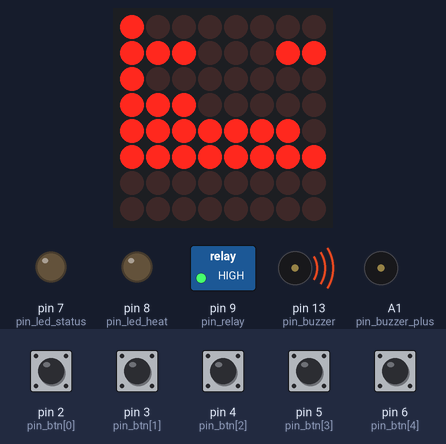
This sketch was run on a simulated Arduino Uno, built with avr-gcc and run on an emulated ATmega328P. Parts: 8×8 LED matrix, switched loads named in the sketch (green lamp = pin HIGH), output pins drawn as LEDs (lit = HIGH), buzzer (waves = sounding, pin HIGH). The inputs (shaded band) are chosen by the test bench; at power-on: pin 2 (pin_btn[0]), pin 3 (pin_btn[1]), pin 4 (pin_btn[2]), pin 5 (pin_btn[3]), pin 6 (pin_btn[4]) HIGH. EEPROM starts erased.

Above: at 3.25 s.
3.3 s: pin 4 (pin_btn[2]) pulled LOW for 0.15 s
At 3.9 s:
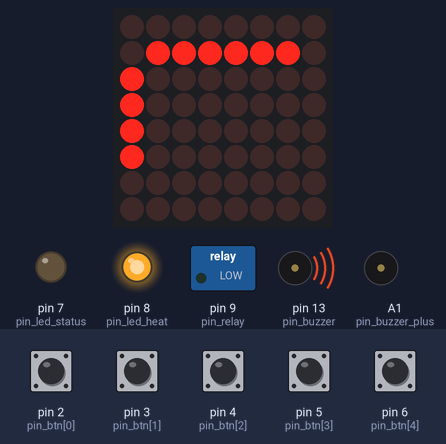
4.0 s: pin 2 (pin_btn[0]) pulled LOW for 0.15 s
At 4.8 s:
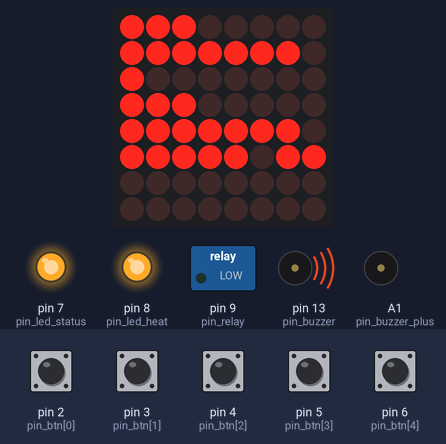
5.7 s: pin 4 (pin_btn[2]) pulled LOW for 0.15 s
At 5.95 s:
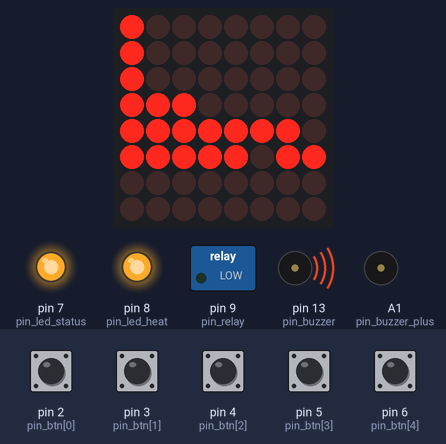
6.4 s: pin 3 (pin_btn[1]) pulled LOW for 0.15 s
At 6.8 s:
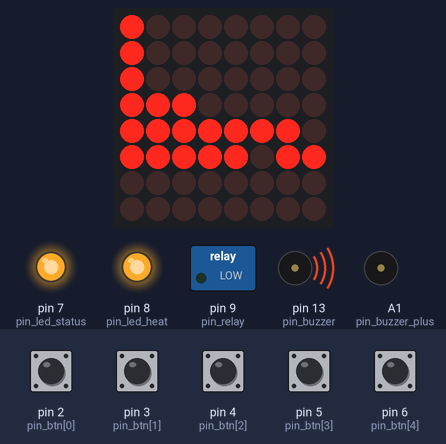
7.1 s: pin 5 (pin_btn[3]) pulled LOW for 0.15 s
At 7.4 s:
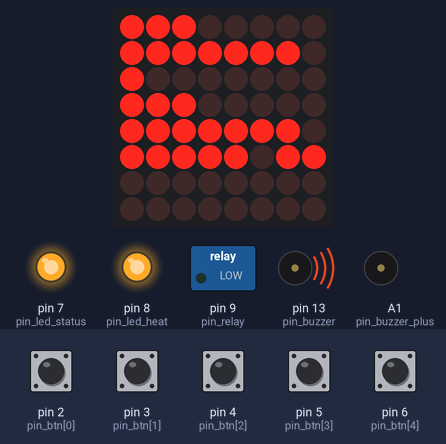
7.8 s: pin 5 (pin_btn[3]) pulled LOW for 1 s
At 10.05 s:
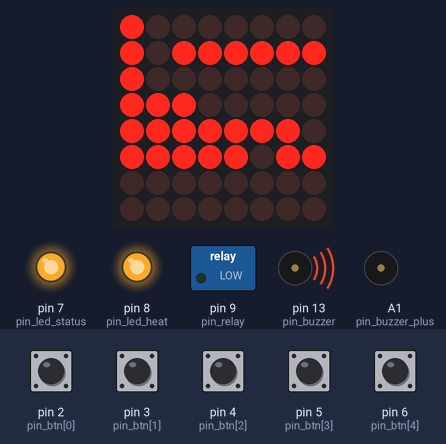
Timing chart, 0 to 11.6 s (numbered marks = the images above; inputs shaded):
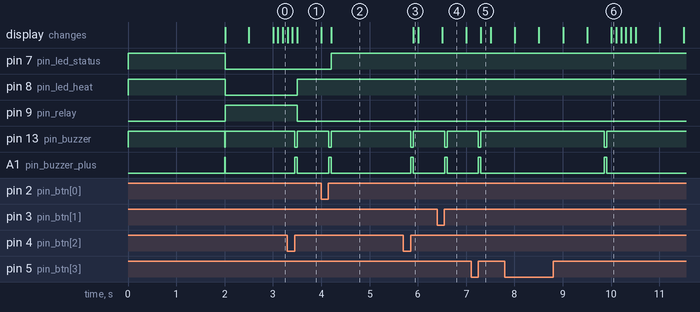

Measured:
- after the input at 3.3 s, pin 13 (pin_buzzer): HIGH → LOW after 0.15 s, → HIGH 0.05 s later; A1 (pin_buzzer_plus): LOW → HIGH after 0.15 s, → LOW 0.05 s later; the display: first differs from a run without the input after 0.20 s (image 1)
- after the input at 4.0 s, pin 7 (pin_led_status): LOW → HIGH after 0.20 s; pin 13 (pin_buzzer): HIGH → LOW after 0.15 s, → HIGH 0.05 s later; A1 (pin_buzzer_plus): LOW → HIGH after 0.15 s, → LOW 0.05 s later; the display: first differs from a run without the input after 0.20 s (image 2)
- after the input at 5.7 s, pin 13 (pin_buzzer): HIGH → LOW after 0.15 s, → HIGH 0.05 s later; A1 (pin_buzzer_plus): LOW → HIGH after 0.15 s, → LOW 0.05 s later; the display: changes after 0.20 s (image 3)
- after the input at 6.4 s, pin 13 (pin_buzzer): HIGH → LOW after 0.15 s, → HIGH 0.05 s later; A1 (pin_buzzer_plus): LOW → HIGH after 0.15 s, → LOW 0.05 s later
- after the input at 7.1 s, the display: changes after 0.20 s (image 5)

The sketch:

multipot.ino
```cpp
#include <EEPROM.h>
#include <LedControl.h>

byte max_cs_pin = 10;
byte max_clk_pin = 11;
byte max_data_pin = 12;

LedControl disp = LedControl(max_data_pin, max_clk_pin, max_cs_pin, 1);
byte max_digits = 6;

byte pin_btn[] = {2, 3, 4, 5, 6};
bool b_btn_status_p[] = {false, false, false, false, false, false};
bool b_btn_status_c[] = {false, false, false, false, false, false};
byte b_btn_state[] = {0, 0, 0, 0, 0, 0};
bool btn_pressed = false;
bool btn_pressed_timeout = false;
bool btn_pressed_action = false;
bool btn_disable = false;

bool led_status = false;
byte pin_led_status = 7;

bool led_heat = false;
byte pin_led_heat = 8;

bool relay = false;
byte pin_relay = 9;

bool buzzer = false;
bool buzzer_btn = false;
bool buzzer_cook_end = false;
byte pin_buzzer = 13;
byte pin_buzzer_plus = A1;

uint32_t now = 0;
uint32_t timer[] = {0, 0, 0, 0, 0, 0, 0};

byte charArray[] = {
  // TBCADEFG
  B01111110,
  B01100000,
  B01011101,
  B01111001,
  B01100011,
  B00111011,
  B00111111,
  B01110000,
  B01111111,
  B01111011
};

byte power = 2;
byte power_start = 2;
uint16_t msec_per_power_percent = 2000;
uint16_t msec_power_update = power * msec_per_power_percent;

uint16_t counter_start = 30 * 60;
uint16_t counter_cur = 30 * 60;

bool blinker = false;
byte work_mode_prev = 0;
byte work_mode = 0;   // 0 - stop, 1 - run, 2 - pause, 3 - cook end

byte edit_mode = 0;   // 0 - no edit, 1 - power, 2 - counter
byte edit_timeout = 0;
byte edit_timeout_max = 5;

bool afterheat_mode = false;

byte digits[5] = {0, 0, 0, 0, 0};

//

void maxFill(byte val)
{
  for (byte i = 0; i < max_digits; i++)
  {
    disp.setRow(0, i, val);
  }
}

byte getDigitsFromNumber(uint32_t number, byte digits, char format[], byte numbarr[])
{
  // itoa(number, numbarr, 10);
  sprintf(numbarr, format, number);
  for (byte i = 0; i < digits; i++)
  {
    numbarr[i] -= '0';
  }
}

void drawUI()
{
  if (work_mode != 3 && (edit_mode == 1 && blinker || edit_mode != 1) || work_mode == 3 && blinker)
  {
    getDigitsFromNumber(power, 2, "%2u", digits);
    disp.setRow(0, 0, charArray[digits[0]] | (afterheat_mode ? (work_mode == 1 ? (blinker ? B10000000 : 0) : B10000000) : 0));
    disp.setRow(0, 1, charArray[digits[1]] | (afterheat_mode ? (work_mode == 1 ? (blinker ? B10000000 : 0) : B10000000) : 0));
  }
  else
  {
    disp.setRow(0, 0, afterheat_mode && work_mode != 3 ? B10000000 : 0);
    disp.setRow(0, 1, afterheat_mode && work_mode != 3 ? B10000000 : 0);
  }

  if (work_mode != 3 && (edit_mode == 2 && blinker || edit_mode != 2) || work_mode == 3 && blinker)
  {
    uint16_t mins = counter_cur / 60;
    // uint16_t hrs = mins / 60;
    // mins -= hrs * 60;
    getDigitsFromNumber(mins, 3, "%3u", digits);
    // disp.setRow(0, 3, charArray[hrs > 9 ? 9 : hrs] | (work_mode == 1 ? (blinker ? B10000000 : 0) : B10000000));
    disp.setRow(0, 2, work_mode == 1 ? (blinker ? B10000000 : 0) : B10000000);
    disp.setRow(0, 3, charArray[digits[0]] | (afterheat_mode ? (work_mode == 1 ? (blinker ? B10000000 : 0) : B10000000) : 0));
    disp.setRow(0, 4, charArray[digits[1]] | (afterheat_mode ? (work_mode == 1 ? (blinker ? B10000000 : 0) : B10000000) : 0));
    disp.setRow(0, 5, charArray[digits[2]] | (afterheat_mode ? (work_mode == 1 ? (blinker ? B10000000 : 0) : B10000000) : 0));
  }
  else
  {
    disp.setRow(0, 2, afterheat_mode && work_mode != 3 ? B10000000 : 0);
    disp.setRow(0, 3, afterheat_mode && work_mode != 3 ? B10000000 : 0);
    disp.setRow(0, 4, afterheat_mode && work_mode != 3 ? B10000000 : 0);
    disp.setRow(0, 5, afterheat_mode && work_mode != 3 ? B10000000 : 0);
  }

  if (work_mode == 2)
  {
    led_status = blinker;
  }
  else if (work_mode == 3)
  {
    led_status = blinker;
    if (buzzer_cook_end)
    {
      buzzer = blinker;
    }
    else
    {
      buzzer = false;
    }
  }

  digitalWrite(pin_relay, relay);
  digitalWrite(pin_led_status, !led_status);
  digitalWrite(pin_led_heat, !led_heat);
  digitalWrite(pin_buzzer, !buzzer);
  digitalWrite(pin_buzzer_plus, buzzer);

  //  for (byte i = 0; i < sizeof(pin_btn); i++)
  //  {
  //    disp.setRow(0, i, charArray[b_btn_status_c[i] ? 1 : 0]);
  //  }
}

void setup()
{
  // put your setup code here, to run once:

  // initialize serial interface
  // Serial.begin(19200);

  // recycle_pipe	= EEPROM.read(0);

  for (byte i = 0; i < sizeof(pin_btn); i++)
  {
    pinMode(pin_btn[i], INPUT_PULLUP);
  }

  pinMode(pin_relay, OUTPUT);
  pinMode(pin_led_status, OUTPUT);
  pinMode(pin_led_heat, OUTPUT);
  pinMode(pin_buzzer, OUTPUT);
  pinMode(pin_buzzer_plus, OUTPUT);

  digitalWrite(pin_relay, relay);
  digitalWrite(pin_led_status, !led_status);
  digitalWrite(pin_led_heat, !led_heat);
  digitalWrite(pin_buzzer, !buzzer);
  digitalWrite(pin_buzzer_plus, buzzer);

  disp.shutdown(0, false);
  disp.setIntensity(0, 8);
  // disp.clearDisplay(0);
  maxFill(B11111111);

  delay(2000);

  // read last power and counter fromm eeprom
  EEPROM.get(0, power_start);
  EEPROM.get(1, counter_start);
  EEPROM.get(3, afterheat_mode);

  power_start = power_start > 10 ? 10 : (power_start < 0 ? 0 : power_start);
  counter_start = (counter_start / (5 * 60)) * 5 * 60;

  power = power_start;
  counter_cur = counter_start;

  drawUI();
}

void loop()
{
  // put your main code here, to run repeatedly:

  // Serial.print(pipe_3);
  // Serial.println(".\n");

  // EEPROM.put(0, recycle_pipe);

  // delay(1000);

  now = millis();

  // reading buttons
  if (now - timer[0] >= 50)
  {
    timer[0] = now;

    if (buzzer_btn)
    {
      buzzer_btn = false;
      digitalWrite(pin_buzzer, HIGH);
      digitalWrite(pin_buzzer_plus, LOW);
    }

    if (btn_disable)
    {
      btn_disable = false;
    }

    for (byte i = 0; i < sizeof(pin_btn); i++)
    {
      b_btn_status_c[i] = digitalRead(pin_btn[i]);

      if (!b_btn_status_c[i] && !b_btn_status_p[i])
      {
        b_btn_state[i] = 0; // released
      }
      else if (!b_btn_status_c[i] && b_btn_status_p[i])
      {
        b_btn_state[i] = 1; // releasing

        // btn_pressed = false;
        btn_pressed_timeout = false;
        // btn_pressed_action = false;
      }
      else if (b_btn_status_c[i] && !b_btn_status_p[i])
      {
        b_btn_state[i] = 2; // pressing

        btn_pressed = false;
        btn_pressed_timeout = true;
        btn_pressed_action = false;
        timer[5] = now;

        buzzer_btn = true;
        digitalWrite(pin_buzzer, LOW);
        digitalWrite(pin_buzzer_plus, HIGH);

        if (edit_mode != 0)
        {
          edit_timeout = edit_timeout_max;
        }

        if (work_mode == 3)
        {
          work_mode = 0;
          edit_mode = 0;
          counter_cur = counter_start;
          power = power_start;
          msec_power_update = power * msec_per_power_percent;
          buzzer = false;
          buzzer_cook_end = false;
          led_status = false;
          relay = false;
          led_heat = false;
          btn_disable = true;
        }
      }
      else if (b_btn_status_c[i] && b_btn_status_p[i])
      {
        b_btn_state[i] = 3; // pressed
      }

      b_btn_status_p[i] = b_btn_status_c[i];
    }

    if (btn_pressed)
    {
      edit_timeout = edit_timeout_max;
    }

    work_mode_prev = work_mode;

    if (!btn_disable && b_btn_state[0] == 2) // 'Start' btn
    {
      work_mode = work_mode != 1 ? 1 : 0;

      if (work_mode == 0)
      {
        counter_cur = counter_start;
        power = power_start;
        relay = false;
        led_heat = false;
        led_status = false;
      }
      else if (work_mode == 1)
      {
        relay = true;
        led_heat = true;
        led_status = true;
        timer[4] = now;
        msec_power_update = power * msec_per_power_percent;
        if (work_mode_prev == 0)
        {
          counter_start = counter_cur;
          power_start = power;

          // save power & counter to eeprom
          EEPROM.put(0, power_start);
          EEPROM.put(1, counter_start);
        }
      }

      edit_mode = 0;
    }

    if (!btn_disable && b_btn_state[4] == 1 && !btn_pressed) // 'Pause' btn released not hold
    {
      work_mode = work_mode == 1 ? 2 : (work_mode == 2 ? 1 : work_mode);

      if (work_mode == 2)
      {
        relay = false;
        led_heat = false;
      }
      else if (work_mode == 1)
      {
        relay = true;
        led_heat = true;
        led_status = true;
        timer[4] = now;
        msec_power_update = power * msec_per_power_percent;
      }

      edit_mode = 0;
    }
    else if (!btn_disable && b_btn_state[4] == 3 && btn_pressed && !btn_pressed_action) // 'Pause' btn hold
    {
      buzzer_btn = true;
      digitalWrite(pin_buzzer, LOW);
      digitalWrite(pin_buzzer_plus, HIGH);

      afterheat_mode = afterheat_mode ? false : true;
      btn_pressed_action = true;

      // save afterheat mode to eeprom
      EEPROM.put(3, afterheat_mode);
    }

    if (!btn_disable && b_btn_state[2] == 2) // 'Menu' btn
    {
      edit_mode += 1;
      if (edit_mode > 2)
      {
        edit_mode = 1;
      }

      edit_timeout = edit_timeout_max;
    }

    if (!btn_disable && (b_btn_state[1] == 2 || btn_pressed && b_btn_state[1] == 3)) // 'Left' btn
    {
      if (edit_mode == 1)
      {
        if (power > 0)
        {
          power -= 1;

          if (relay)
          {
            msec_power_update = power * msec_per_power_percent;
          }
          else
          {
            msec_power_update = (10 - power) * msec_per_power_percent;
          }
        }
      }
      else if (edit_mode == 2)
      {
        if (counter_cur >= 5 * 60)
        {
          counter_cur -= 5 * 60;
        }
        else
        {
          counter_cur = 0;
        }
      }
    }
    else if (!btn_disable && (b_btn_state[3] == 2 || btn_pressed && b_btn_state[3] == 3)) // 'Right' btn
    {
      if (edit_mode == 1)
      {
        if (power < 10)
        {
          power += 1;

          if (relay)
          {
            msec_power_update = power * msec_per_power_percent;
          }
          else
          {
            msec_power_update = (10 - power) * msec_per_power_percent;
          }
        }
      }
      else if (edit_mode == 2)
      {
        if (counter_cur < (995 * 60))
        {
          counter_cur += 5 * 60;
        }
        else
        {
          counter_cur = 995 * 60;
        }
      }
    }


  }

  // 1/sec
  if (now - timer[1] >= 1000)
  {
    timer[1] = now;

    if (work_mode == 1)
    {
      if (counter_cur == 0)
      {
        work_mode = 3;
        relay = afterheat_mode ? true : false;
        led_heat = afterheat_mode ? true : false;
        led_status = false;
        buzzer_cook_end = true;
        timer[6] = now;

        if (afterheat_mode)
        {
          timer[4] = now;
          power = 1;
          msec_power_update = power * msec_per_power_percent;
        }
      }
      else if (counter_cur > 0)
      {
        counter_cur -= 1;
      }
    }

    if (edit_mode > 0)
    {
      if (edit_timeout == 0)
      {
        edit_mode = 0;
      }
      else if (edit_timeout > 0)
      {
        edit_timeout -= 1;
      }
    }
  }

  // blink timeout
  if (now - timer[2] >= 500)
  {
    timer[2] = now;
    blinker = blinker ? false : true;
  }

  // update display
  if (now - timer[3] >= 100)
  {
    timer[3] = now;
    drawUI();
  }

  // power timer
  if (work_mode == 1 || afterheat_mode && work_mode == 3)
  {
    if (now - timer[4] >= msec_power_update)
    {
      timer[4] = now;

      if (power == 10 || !relay)
      {
        relay = true;
        led_heat = true;

        msec_power_update = power * msec_per_power_percent;
      }
      else if (relay)
      {
        relay = false;
        led_heat = false;

        msec_power_update = (10 - power) * msec_per_power_percent;
      }
    }
  }

  if (btn_pressed_timeout)
  {
    if (now - timer[5] >= 1000)
    {
      timer[5] = now;
      btn_pressed_timeout = false;
      btn_pressed = true;
    }
  }

  if (buzzer_cook_end)
  {
    if (now - timer[6] >= 5000)
    {
      timer[6] = now;
      buzzer_cook_end = false;
    }
  }
}
```
